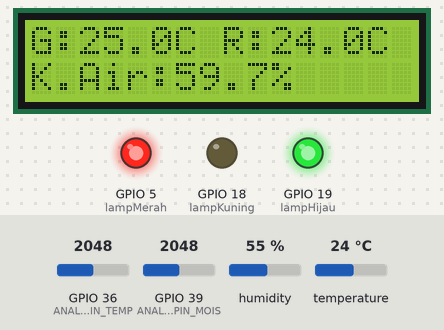
This sketch was run on a simulated ESP32. On the bench: 16×2 character LCD, output pins drawn as LEDs (lit = HIGH). The test bench sets the inputs (shaded band); at power-on: GPIO 39 (ANALOG_PIN_MOIS) = 2048, temperature 24 °C, GPIO 36 (ANALOG_PIN_GRAIN_TEMP) = 2048, humidity 55 %. What the sketch prints to the serial monitor is not drawn.

Above: at 1.2 s.
1.3 s: GPIO 39 (ANALOG_PIN_MOIS) set to 2640
At 6.5 s:
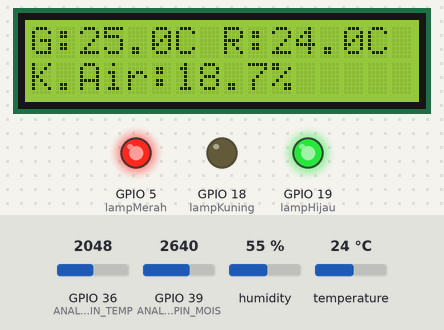
6.8 s: GPIO 39 (ANALOG_PIN_MOIS) set to 2713
At 11.6 s:
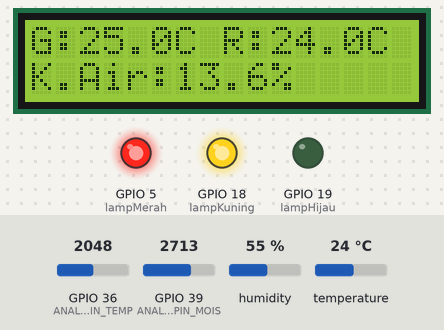
11.9 s: GPIO 39 (ANALOG_PIN_MOIS) set to 2866
At 16.8 s:
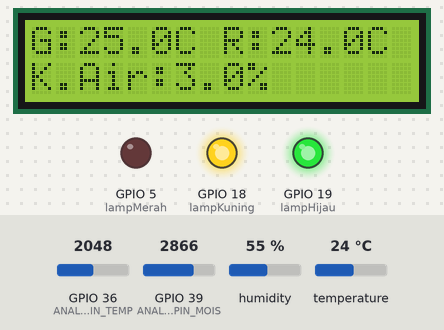
17.1 s: temperature set to 12 °C
At 21.9 s:
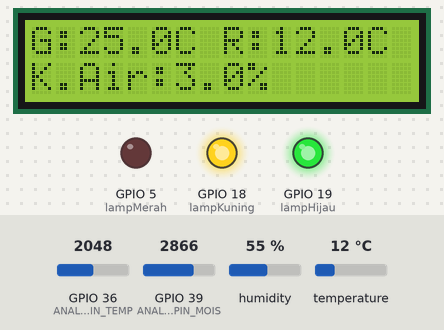
22.2 s: GPIO 36 (ANALOG_PIN_GRAIN_TEMP) set to 2866
At 27.0 s:
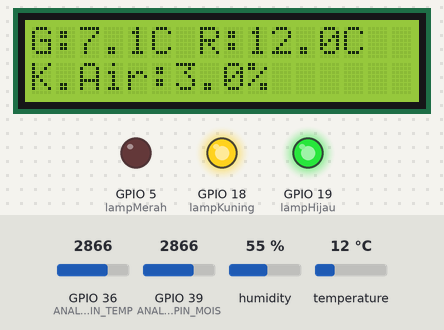
27.3 s: GPIO 39 (ANALOG_PIN_MOIS) set to 2958
At 31.3 s:
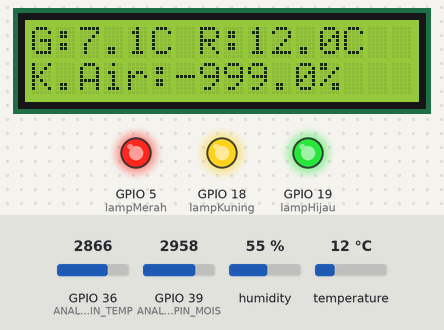
Timing chart, 0 to 32.8 s (numbered marks = the images above; inputs shaded):
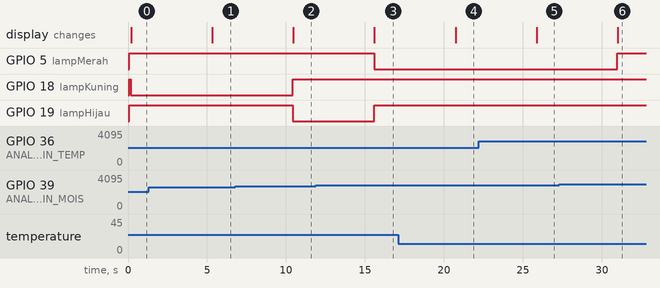

Measured:
- the behaviour switches between 2678 and 2679 on GPIO 39 (ANALOG_PIN_MOIS) (found by bisection; images 1 and 2)
- the behaviour switches between 2910 and 2911 on GPIO 39 (ANALOG_PIN_MOIS) (found by bisection; images 5 and 6)
- after the input at 1.3 s, the display: changes after 4.0 s (image 1)
- after the input at 6.8 s, GPIO 18 (lampKuning): LOW → HIGH after 3.6 s; GPIO 19 (lampHijau): HIGH → LOW after 3.6 s; the display: changes after 3.7 s (image 2)
- after the input at 11.9 s, GPIO 5 (lampMerah): HIGH → LOW after 3.7 s; GPIO 19 (lampHijau): LOW → HIGH after 3.7 s; the display: changes after 3.7 s (image 3)
- after the input at 17.1 s, the display: changes after 3.6 s (image 4)
- after the input at 22.2 s, the display: changes after 3.7 s (image 5)
- after the input at 27.3 s, GPIO 5 (lampMerah): LOW → HIGH after 3.7 s; the display: changes after 3.7 s (image 6)

The sketch:

esp32_tombak_1.ino
```cpp
#include <DHT.h>
#include <Wire.h>
#include <LiquidCrystal_I2C.h>
#include <math.h>

#define lampMerah 5   // GPIO5 untuk Lampu Merah
#define lampKuning 18 // GPIO18 untuk Lampu Kuning
#define lampHijau 19  // GPIO19 untuk Lampu Hijau
#define DHTPIN 2      // GPIO2 untuk DHT22
#define DHTTYPE DHT22
DHT dht(DHTPIN, DHTTYPE);
LiquidCrystal_I2C lcd(0x27, 16, 2);

// --- Konstanta untuk Termistor NTC 10k ---
const int ANALOG_PIN_GRAIN_TEMP = 36; // GPIO36 (VP) untuk Termistor
const float resistorValue = 10000.0; // Nilai resistor 10k Ohm yang terhubung seri dengan termistor

#define ANALOG_PIN_MOIS 39 // GPIO39 (VN) untuk Kadar Air Gabah
const int dryValue  = 2910;
const int wetValue = 1465;

void setup() {
  Serial.begin(115200);
  dht.begin();
  lcd.init();
  lcd.backlight();
  pinMode(ANALOG_PIN_GRAIN_TEMP, INPUT); // GPIO36 (VP) untuk Termistor
  pinMode(ANALOG_PIN_MOIS, INPUT);       // GPIO39 (VN) untuk Moisture Meter
  pinMode(lampMerah, OUTPUT);            // GPIO5 untuk Relay Merah
  pinMode(lampKuning, OUTPUT);           // GPIO18 untuk Relay Kuning
  pinMode(lampHijau, OUTPUT);            // GPIO19 untuk Relay Hijau
  digitalWrite(lampMerah, HIGH);         // Awalnya mati (Relay aktif LOW, jadi set HIGH untuk mati)
  digitalWrite(lampKuning, HIGH);        // Awalnya mati (Relay aktif LOW, jadi set HIGH untuk mati)
  digitalWrite(lampHijau, HIGH);         // Awalnya mati (Relay aktif LOW, jadi set HIGH untuk mati)
}

float getMoisture(){ // Reff: https://www.youtube.com/watch?v=Wo5Rpk55Ft8&t=2s
  // return 10.0;
  // Ambil beberapa sampel untuk mengurangi noise
  const int numSamples = 10;
  long sensorValueSum = 0;
  for (int i = 0; i < numSamples; i++) {
    sensorValueSum += analogRead(ANALOG_PIN_MOIS);
    delay(10); // Jeda kecil antar pembacaan
  }
  float sensorValue = (float)sensorValueSum / numSamples; // Rata-rata pembacaan

  Serial.print("Moisture ADC: ");
  Serial.println(sensorValue, 2);

  // Cek apakah nilai ADC valid
  if (sensorValue == 0 || sensorValue > 4095) {
    return -999; // Nilai error untuk pembacaan tidak valid
  }

  // Kalibrasi kadar air gabah dengan interpolasi linier
  float moisture = (sensorValue - dryValue) * (100.0 - 0.0) / (wetValue - dryValue) + 0.0; // Konversi ke persen

  // Batasi rentang kelembapan antara 0% dan 100%
  if (moisture < 0) {
    return -999;
  } else if (moisture > 100) {
    return -999;
  }

  return moisture;
}

float getGrainTemp() { // Reff: https://www.e-tinkers.com/2019/10/using-a-thermistor-with-arduino-and-unexpected-esp32-adc-non-linearity/
  int sensorValue = analogRead(ANALOG_PIN_GRAIN_TEMP);
  if (sensorValue == 0) {return -999;}

  // Konstanta untuk termistor NTC 10k dan ESP32
  const float R1 = 10000.0;   // Nilai resistor seri (10k Ohm)
  const float Beta = 3950.0;  // Nilai Beta termistor
  const float To = 298.15;    // Suhu referensi dalam Kelvin (25°C)
  const float Ro = 10000.0;   // Resistansi termistor pada 25°C
  const float adcMax = 4095.0; // Resolusi ADC ESP32 (12-bit)
  const float Vs = 3.3;       // Tegangan referensi ESP32 (3.3V)

  // Hitung tegangan keluaran (Vout) dari pembacaan ADC
  float Vout = sensorValue * Vs / adcMax;

  // Hitung resistansi termistor (Rt)
  float Rt = R1 * Vout / (Vs - Vout);

  // Hitung suhu dalam Kelvin
  float T = 1.0 / (1.0 / To + log(Rt / Ro) / Beta);

  // Konversi ke Celsius
  float Tc = T - 273.15;

  if (Tc < 0 || isnan(Tc)) {return -999;}

  return Tc;
}

float getRoomTemp(){
  float tempDHT = dht.readTemperature();
  if (isnan(tempDHT)) {return -999;}
  return tempDHT;
}

void loop() {
  float moisture = getMoisture();           // Kadar Air Gabah dari Capacitive
  float graintemp = getGrainTemp();         // Suhu Gabah dari Termistor
  float tempDHT = getRoomTemp();            // Suhu Ruangan

  // Kontrol Relay berdasarkan kadar air
  if (moisture >= 0 && moisture <= 100) { // Pastikan nilai kadar air valid
    if (moisture < 12) {
      digitalWrite(lampMerah, LOW);   // Nyalakan lampu merah
      digitalWrite(lampKuning, HIGH); // Matikan lampu kuning
      digitalWrite(lampHijau, HIGH);  // Matikan lampu hijau
    } else if (moisture > 16) {
      digitalWrite(lampMerah, HIGH);  // Matikan lampu merah
      digitalWrite(lampKuning, LOW);  // Nyalakan lampu kuning
      digitalWrite(lampHijau, HIGH);  // Matikan lampu hijau
    } else { // 12 <= moisture <= 16
      digitalWrite(lampMerah, HIGH);  // Matikan lampu merah
      digitalWrite(lampKuning, HIGH); // Matikan lampu kuning
      digitalWrite(lampHijau, LOW);   // Nyalakan lampu hijau
    }
  } else {
    // Jika kadar air tidak valid, matikan semua lampu
    digitalWrite(lampMerah, HIGH);
    digitalWrite(lampKuning, HIGH);
    digitalWrite(lampHijau, HIGH);
  }

  // Tampilkan semua data di LCD
  lcd.clear();
  lcd.setCursor(0, 0);
  lcd.print("G:");
  lcd.print(graintemp, 1);
  lcd.print("C R:");
  lcd.print(tempDHT, 1);
  lcd.print("C");

  lcd.setCursor(0, 1);
  lcd.print("K.Air:");
  lcd.print(moisture, 1);
  lcd.print("%");

  // Tampilkan di Serial Monitor
  Serial.print("\nSuhu Gabah: ");
  Serial.print(graintemp, 2);
  Serial.println(" C");
  Serial.print("Suhu Ruangan: ");
  Serial.print(tempDHT, 2);
  Serial.println(" C");
  Serial.print("Kadar Air: ");
  Serial.print(moisture, 2);
  Serial.println(" %");
  Serial.println("-----------");

  delay(5000); // Delay 5 detik
}
```
